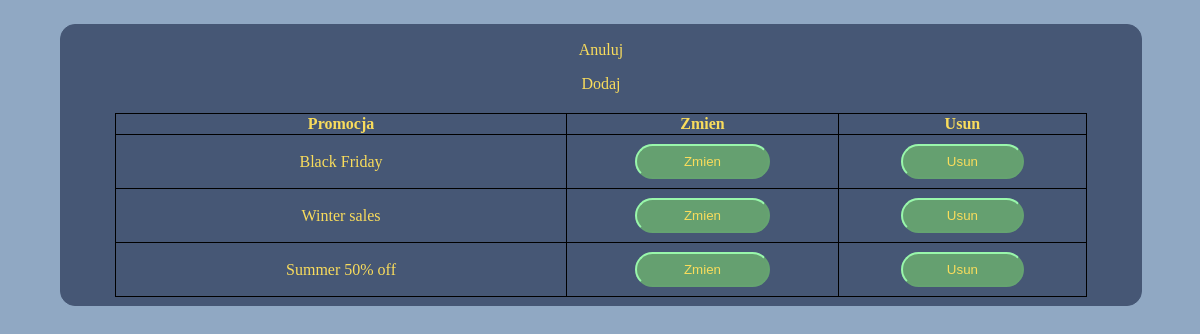
The page /admin/promocje.php on the database as committed earlier.
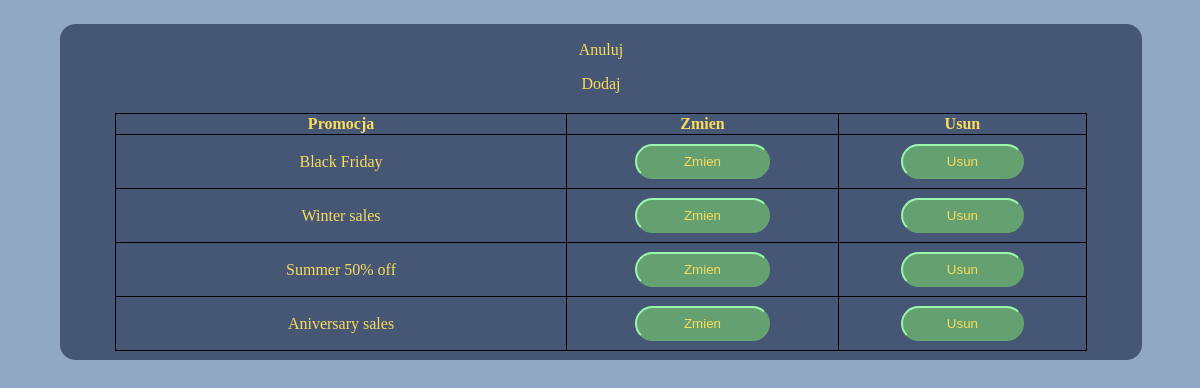
The same page on the database as committed later.
### tables this page shows
CREATE TABLE `promocja` (
  `promocja_id` tinyint(3) UNSIGNED NOT NULL,
  `promocja` varchar(50) NOT NULL
);

### admin/promocje.php (the view, shortened to what this page needs)
<!DOCTYPE html>
<html lang="en">
<head>
    <link rel="stylesheet" href="../style/style-globalne.css">
    <link rel="stylesheet" href="../style/style-tabelka-panelu.css">
</head>
<body>
    <section class="tabelka-panelu">
        <a href="panel-admina.php">Anuluj</a>
        <a href="promocje.php?czy_dodac=true">Dodaj</a>
        <?php
        include("../config/config.php");
        $query = "SELECT * FROM `promocja`";
        $result = $connection->query($query);
        echo "<table> <tr> <th>Promocja</th> <th>Zmien</th> <th>Usun</th> </tr>";
        while ($row = $result->fetch_assoc()) {
            echo "<form method=\"post\">";
            if (isset($_POST['id']) && $row['promocja_id'] == $_POST['id'])
                echo "<tr> <td><input name=\"nowa_nazwa_promocjii\" value=\"{$row['promocja']}\"}></td> <td colspan=\"2\"><button type=\"submit\" name=\"zmiana\">Zmien</button></td> </tr>";
            else {
                echo "<tr> <td>{$row['promocja']}</td>";
                if (isset($_POST['czy_dodac']) || isset($_POST['id']))
                    echo "<td colspan=\"2\">Dostepne jak zakonczysz formualrz dodawania</tr>";
                else
                    echo "<td><button type=\"submit\" name=\"zmien\">Zmien</button></td> <td><button type=\"submit\" name=\"usun\">Usun</button></td> </tr>";
            }
            echo "</form>";
        }
        ?>
    </section>
</body>
</html>

Rows that differ between the two databases and show on the page:
added promocja: promocja "Aniversary sales"
